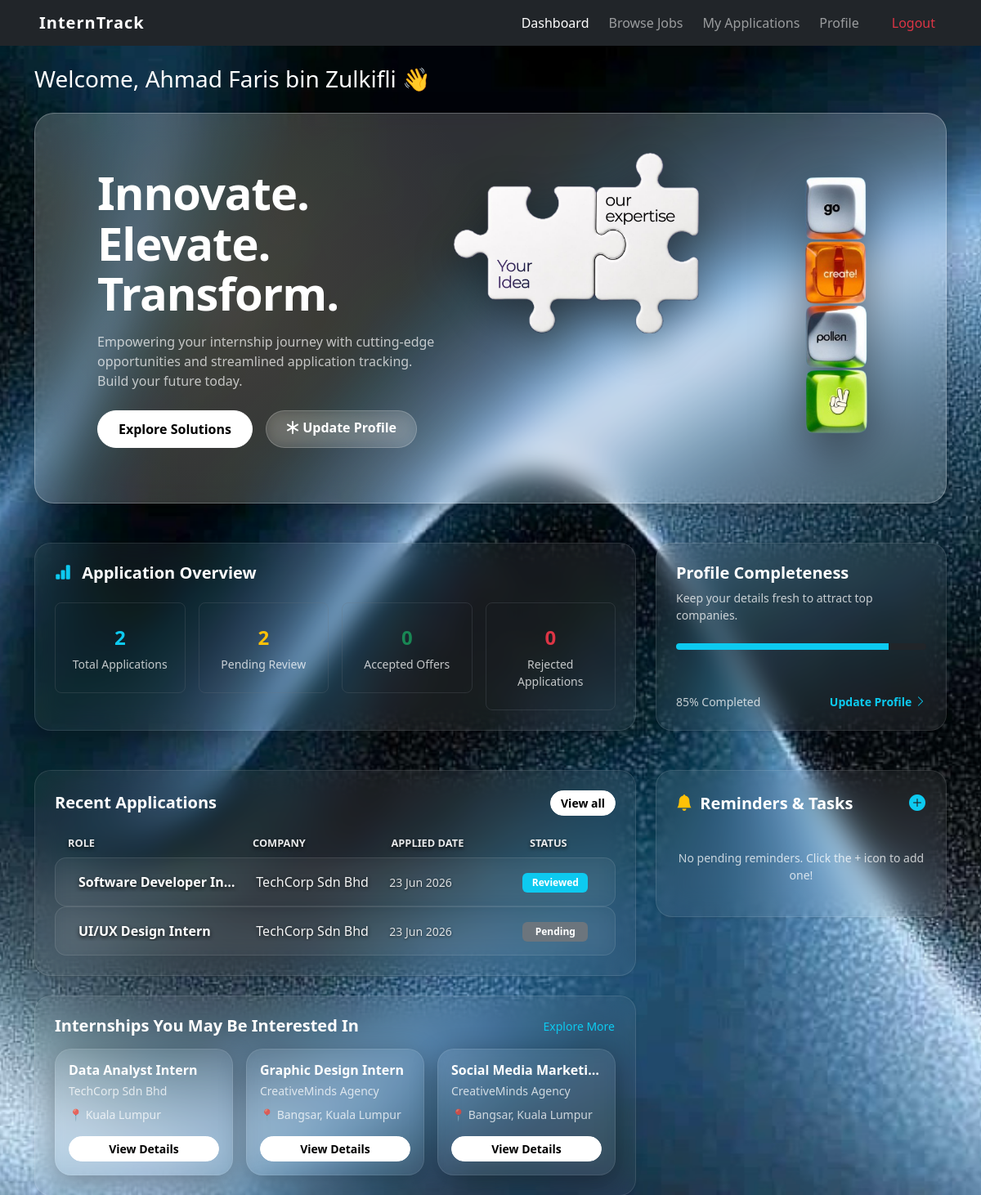
The page /student/dashboard.php (signed in) on the database its author committed.
### tables this page shows
CREATE TABLE `applications` (
  `id`              int(11)  NOT NULL,
  `student_id`      int(11)  NOT NULL,
  `job_id`          int(11)  NOT NULL,
  `cover_letter`    text     DEFAULT NULL,
  `resume`          varchar(255) DEFAULT NULL,
  `status`          enum('pending','reviewed','accepted','rejected') DEFAULT 'pending',
  `interview_date`  varchar(50)  DEFAULT NULL,
  `interview_time`  varchar(50)  DEFAULT NULL,
  `interview_venue` varchar(255) DEFAULT NULL,
  `notes`           text     DEFAULT NULL,
  `applied_at`      timestamp NOT NULL DEFAULT current_timestamp()
);

CREATE TABLE `jobs` (
  `id`          int(11)        NOT NULL,
  `company_id`  int(11)        NOT NULL,
  `title`       varchar(150)   NOT NULL,
  `description` text           DEFAULT NULL,
  `location`    varchar(100)   DEFAULT NULL,
  `field`       varchar(100)   DEFAULT NULL,
  `status`      enum('active','closed') DEFAULT 'active',
  `created_at`  timestamp      NOT NULL DEFAULT current_timestamp(),
  `allowance`   decimal(10,2)  DEFAULT 0.00
);

CREATE TABLE `users` (
  `id`              int(11)      NOT NULL,
  `name`            varchar(100) NOT NULL,
  `email`           varchar(100) NOT NULL,
  `password`        varchar(255) NOT NULL,
  `role`            enum('student','company','admin') NOT NULL,
  `phone`           varchar(20)  DEFAULT NULL,
  `bio`             text         DEFAULT NULL,
  `profile_picture` varchar(255) DEFAULT NULL,
  `description`     text         DEFAULT NULL,
  `website`         varchar(150) DEFAULT NULL,
  `resume`          varchar(255) DEFAULT NULL,
  `created_at`      timestamp    NOT NULL DEFAULT current_timestamp(),
  `approval_status` varchar(50)  DEFAULT 'pending',
  `academic_info`   text         DEFAULT NULL,
  `industry`        varchar(100) DEFAULT NULL,
  `skills`          text         DEFAULT NULL
);

### student/dashboard.php (the view, shortened to what this page needs)
<?php
include '../config/db_connect.php';
include '../includes/header.php';
include '../includes/navbar.php';
$student_id = $_SESSION['user_id'];
$sql_reminders = "SELECT r.id, r.task, r.due_date, r.app_id, j.title AS job_title, u.name AS company_name
                  FROM reminders r
                  LEFT JOIN applications a ON r.app_id = a.id
                  LEFT JOIN jobs j ON a.job_id = j.id
                  LEFT JOIN users u ON j.company_id = u.id
                  WHERE r.student_id = ?
                  ORDER BY r.due_date ASC";
$stmt_reminders = mysqli_prepare($conn, $sql_reminders);
mysqli_stmt_bind_param($stmt_reminders, "i", $student_id);
mysqli_stmt_execute($stmt_reminders);
$reminders = mysqli_stmt_get_result($stmt_reminders);
$stmt = mysqli_prepare($conn, "SELECT
    COUNT(*) AS total,
    SUM(status = 'pending') AS pending,
    SUM(status = 'reviewed') AS reviewed,
    SUM(status = 'accepted') AS accepted,
    SUM(status = 'rejected') AS rejected
    FROM applications WHERE student_id = ?");
mysqli_stmt_bind_param($stmt, "i", $student_id);
mysqli_stmt_execute($stmt);
$stats = mysqli_fetch_assoc(mysqli_stmt_get_result($stmt));
$stmt = mysqli_prepare($conn, "SELECT a.id, a.status, a.applied_at, j.title, u.name AS company_name
    FROM applications a
    JOIN jobs j ON a.job_id = j.id
    JOIN users u ON j.company_id = u.id
    WHERE a.student_id = ?
    ORDER BY a.applied_at DESC LIMIT 3");
mysqli_stmt_bind_param($stmt, "i", $student_id);
mysqli_stmt_execute($stmt);
$recent = mysqli_stmt_get_result($stmt);
$stmt_interest = mysqli_prepare($conn, "SELECT j.id, j.title, j.location, j.field, u.name AS company_name
    FROM jobs j
    JOIN users u ON j.company_id = u.id
    WHERE j.status = 'active' AND j.id NOT IN (
        SELECT job_id FROM applications WHERE student_id = ?
    )
    ORDER BY j.created_at DESC LIMIT 3");
mysqli_stmt_bind_param($stmt_interest, "i", $student_id);
mysqli_stmt_execute($stmt_interest);
$interest_jobs = mysqli_stmt_get_result($stmt_interest);
function status_badge($status) {
    $map = [
        'pending'     => 'secondary',
        'reviewed'    => 'info',
        'interviewed' => 'primary',
        'accepted'    => 'success',
        'rejected'    => 'danger',
    ];
    $class = $map[$status] ?? 'secondary';
    return "<span class=\" badge-uniform bg-$class\">" . htmlspecialchars(ucfirst($status)) . "</span>";
}
?>
<div class="container mt-4">
    <h3 class="mb-4 text-white">Welcome, <?= htmlspecialchars($_SESSION['name']) ?> 👋</h3>
    <div class="glass-hero mb-5">
        <div class="glass-hero-content row align-items-center justify-content-between">
        <div class="col-md-6 mb-4 mb-md-0" style="padding-left: 40px;">
            <h1 class="hero-title">Innovate.<br>Elevate.<br>Transform.</h1>
            <p class="hero-subtitle mt-3">Empowering your internship journey with cutting-edge opportunities and streamlined application tracking. Build your future today.</p>
            <div class="d-flex gap-3 mt-4">
                    <a href="browse.php" class="btn btn-glass-white rounded-pill">Explore Solutions</a>
                    <a href="profile.php" class="btn btn-glass-light-secondary rounded-pill px-4 py-2"><i class="bi bi-asterisk"></i> Update Profile</a>
            </div>
        </div>
        <div class="col-md-6">
            <div class="d-flex align-items-start justify-content-center justify-content-md-end gap-1" style="margin-right: -80px;">
                <img src="../assets/images/IMG_3342.PNG" alt="Your Idea Our Expertise" class="img-fluid hero-puzzle-img">
                <img src="../assets/images/homepage-logo.png" alt="Stacked Keys" class="img-fluid hero-stacked-keys">
            </div>
        </div>
    </div>
    </div>
    <div class="row g-4 mb-5">
        <div class="col-lg-8">
            <div class="card glass-card-light p-4 h-100" style="cursor: default;">
                <h5 class="fw-bold text-white mb-4"><i class="bi bi-bar-chart-fill text-info me-2"></i> Application Overview</h5>
                <div class="row g-3">
                    <div class="col-sm-6 col-md-3">
                        <div class="card text-center bg-transparent border border-secondary border-opacity-25 rounded-3 py-3 dashboard-card hover-lift" onclick="location.href='my_applications.php'" style="cursor: pointer;">
                            <div class="card-body py-2">
                                <div class="fs-4 text-info fw-bold mb-1"><?= (int)$stats['total'] ?></div>
                                <div class="small text-white-50">Total Applications</div>
                            </div>
                        </div>
                    </div>
                    <div class="col-sm-6 col-md-3">
                        <div class="card text-center bg-transparent border border-secondary border-opacity-25 rounded-3 py-3 dashboard-card hover-lift" onclick="location.href='my_applications.php?status=pending'" style="cursor: pointer;">
                            <div class="card-body py-2">
                                <div class="fs-4 text-warning fw-bold mb-1"><?= (int)($stats['pending'] + $stats['reviewed']) ?></div>
                                <div class="small text-white-50">Pending Review</div>
                            </div>
                        </div>
                    </div>
                    <div class="col-sm-6 col-md-3">
                        <div class="card text-center bg-transparent border border-secondary border-opacity-25 rounded-3 py-3 dashboard-card hover-lift" onclick="location.href='my_applications.php?status=accepted'" style="cursor: pointer;">
                            <div class="card-body py-2">
                                <div class="fs-4 text-success fw-bold mb-1"><?= (int)$stats['accepted'] ?></div>
                                <div class="small text-white-50">Accepted Offers</div>
                            </div>
                        </div>
                    </div>
                    <div class="col-sm-6 col-md-3">
                        <div class="card text-center bg-transparent border border-secondary border-opacity-25 rounded-3 py-3 dashboard-card hover-lift" onclick="location.href='my_applications.php?status=rejected'" style="cursor: pointer;">
                            <div class="card-body py-2">
                                <div class="fs-4 text-danger fw-bold mb-1"><?= (int)$stats['rejected'] ?></div>
                                <div class="small text-white-50">Rejected Applications</div>
                            </div>
                        </div>
                    </div>
                </div>
            </div>
        </div>
        <div class="col-lg-4">
            <div class="card shadow-sm glass-card-light h-100" style="cursor: default;">
                <div class="card-body p-4 d-flex flex-column justify-content-between">
                    <div>
                        <h5 class="fw-bold mb-2 text-white">Profile Completeness</h5>
                        <p class="small text-white-50 mb-4">Keep your details fresh to attract top companies.</p>
                        <div class="progress mb-3 bg-dark" style="height: 8px;">
                            <div class="progress-bar bg-info" role="progressbar" style="width: 85%;" aria-valuenow="85" aria-valuemin="0" aria-valuemax="100"></div>
                        </div>
                    </div>
                    <div class="d-flex justify-content-between align-items-center small mt-auto">
                        <span class="text-white-50">85% Completed</span>
                        <a href="profile.php" class="text-info fw-bold text-decoration-none">Update Profile <i class="bi bi-chevron-right"></i></a>
                    </div>
                </div>
            </div>
        </div>
    </div>
    <div class="row g-4">
        <div class="col-lg-8">
            <div class="card shadow-sm glass-card-light mb-4">
                <div class="card-body p-4">
                    <div class="d-flex justify-content-between align-items-center mb-3">
                        <h5 class="fw-bold mb-0 text-white">Recent Applications</h5>
                        <a href="my_applications.php" class="btn btn-sm btn-glass-white rounded-pill" style="padding: 0.25rem 0.75rem !important;">View all</a>
                    </div>
                    <?php if (mysqli_num_rows($recent) === 0): ?>
                        <div class="alert bg-transparent border border-secondary text-white-50 text-center py-4 my-2">You haven't applied to any internships yet.</div>
                    <?php else: ?>
                        <div class="row glass-table-header d-none d-md-flex mb-2 px-3 mt-4">
                            <div class="col-md-4">Role</div>
                            <div class="col-md-3">Company</div>
                            <div class="col-md-3">Applied Date</div>
                            <div class="col-md-2">Status</div>
                        </div>
                        <div class="d-flex flex-column">
                            <?php while ($row = mysqli_fetch_assoc($recent)): ?>
                                <div class="row glass-row-item-light align-items-center py-3 px-3 mx-0">
                                    <div class="col-md-4 glass-row-text-primary text-truncate fw-semibold">
                                        <?= htmlspecialchars($row['title']) ?>
                                    </div>
                                    <div class="col-md-3 glass-row-text-secondary text-truncate">
                                        <?= htmlspecialchars($row['company_name']) ?>
                                    </div>
                                    <div class="col-md-3 glass-row-text-muted small">
                                        <?= htmlspecialchars(date('d M Y', strtotime($row['applied_at']))) ?>
                                    </div>
                                    <div class="col-md-2 mt-2 mt-md-0">
                                        <?= status_badge($row['status']) ?>
                                    </div>
                                </div>
                            <?php endwhile; ?>
                        </div>
                    <?php endif; ?>
                </div>
            </div>
            <div class="card shadow-sm glass-card-light">
                <div class="card-body p-4">
                    <div class="d-flex justify-content-between align-items-center mb-3">
                        <h5 class="fw-bold mb-0 text-white">Internships You May Be Interested In</h5>
                        <a href="browse.php" class="btn btn-link btn-sm text-info p-0 text-decoration-none">Explore More</a>
                    </div>
                    <?php if (mysqli_num_rows($interest_jobs) === 0): ?>
                        <div class="text-white-50 small">No new vacancies available matching your interests.</div>
                    <?php else: ?>
                        <div class="row g-3">
                            <?php while ($job = mysqli_fetch_assoc($interest_jobs)): ?>
                                <div class="col-md-4">
                                    <div class="card h-100 glass-card-light">
                                        <div class="card-body p-3 d-flex flex-column">
                                            <h6 class="fw-bold mb-1 text-truncate text-white" title="<?= htmlspecialchars($job['title']) ?>"><?= htmlspecialchars($job['title']) ?></h6>
                                            <div class="text-white-50 small mb-2"><?= htmlspecialchars($job['company_name']) ?></div>
                                            <div class="small text-white-50 mb-3">
                                                <span>📍 <?= htmlspecialchars($job['location']) ?></span>
                                            </div>
                                            <a href="browse.php?id=<?= $job['id'] ?>" class="btn btn-sm btn-glass-white mt-auto w-100 rounded-pill" style="padding: 0.25rem 0.5rem !important;">View Details</a>
                                        </div>
                                    </div>
                                </div>
                            <?php endwhile; ?>
                        </div>
                    <?php endif; ?>
                </div>
            </div>
        </div>
        <div class="col-lg-4">
            <div class="card shadow-sm glass-card-light mb-4">
                <div class="card-body p-4">
                    <div class="d-flex justify-content-between align-items-center mb-3">
                        <h5 class="fw-bold mb-0 text-white"><i class="bi bi-bell-fill text-warning me-1"></i> Reminders & Tasks</h5>
                        <button type="button" class="btn btn-sm btn-link text-info p-0" data-bs-toggle="modal" data-bs-target="#addReminderModal" title="Add Reminder">
                            <i class="bi bi-plus-circle-fill fs-5 text-info"></i>
                        </button>
                    </div>
                    <div class="d-flex flex-column gap-2 mt-4">
                        <?php if (mysqli_num_rows($reminders) === 0): ?>
                            <div class="text-white-50 small text-center py-3">No pending reminders. Click the + icon to add one!</div>
                        <?php endif; ?>
                    </div>
                </div>
            </div>
        </div>
    </div>
</div>
<?php include '../includes/footer.php'; ?>

### rows shown on the page
applications: job.title "Software Developer In…", users.name "TechCorp Sdn Bhd", applied_at "23 Jun 2026", status "Reviewed"
applications: job.title "UI/UX Design Intern", users.name "TechCorp Sdn Bhd", applied_at "23 Jun 2026", status "Pending"
jobs: title "Data Analyst Intern", company.name "TechCorp Sdn Bhd", location "Kuala Lumpur"
jobs: title "Graphic Design Intern", company.name "CreativeMinds Agency", location "Bangsar, Kuala Lumpur"
jobs: title "Social Media Marketi…", company.name "CreativeMinds Agency", location "Bangsar, Kuala Lumpur"

### other values the page prints
$_SESSION['name'] "Ahmad Faris bin Zulkifli"
$stats['total'] "2"
$stats['pending'] + $stats['reviewed'] "2"
$stats['accepted'] "0"
$stats['rejected'] "0"
